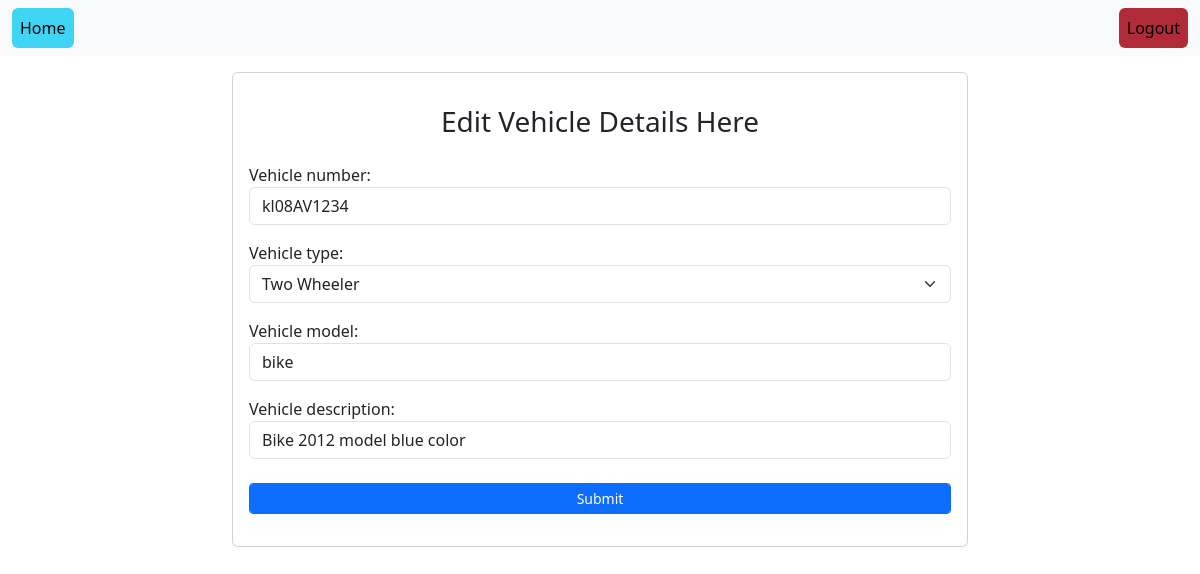
The app's page /vehicle/1/edit/ (signed in) with its own data.
### vehicle_managementweb/models.py (models this page shows)
class Vehicles(models.Model):
    alphanumeric=RegexValidator(r"^[0-9a-zA-Z_]*$",'Only use alphanumeric characters')
    types=[
        ("Two Wheeler","Two Wheeler"),
        ("Three Wheeler","Three Wheeler"),
        ("Four Wheeler","Four Wheeler")
    ]
    user=models.ForeignKey(User,on_delete=models.CASCADE,null=True)
    vehicle_number=models.CharField(max_length=100,validators=[alphanumeric])
    vehicle_type=models.CharField(max_length=100,choices=types,default="two wheeler")
    vehicle_model=models.CharField(max_length=100)
    vehicle_description=models.CharField(max_length=250)

### vehicle_managementweb/views.py (the view)
# urls.py: path("vehicle/<int:id>/edit/",views.Edit_vehicledetailsView.as_view(),name="edit-vehicle"),
@method_decorator(decs,name="dispatch")
class Edit_vehicledetailsView(UpdateView):
    model=Vehicles
    form_class=VehicleForm
    template_name="vehicledetails-edit.html"
    success_url=reverse_lazy("home")
    pk_url_kwarg="id"

### vehicle_managementweb/forms.py
class VehicleForm(forms.ModelForm):
    class Meta:
        model=Vehicles
        fields=["vehicle_number",'vehicle_type','vehicle_model',"vehicle_description"]
        widgets={
            "vehicle_number":forms.TextInput(attrs={"class":"form-control",'pattern':'[A-Za-z0-9]+','title':'Enter Alphanumeric Characters Only A-Z,a-z,0-9 ',"placeholder":"enter vehicle number"}),
            "vehicle_model":forms.TextInput(attrs={"class":"form-control","placeholder":"enter vehicle model"}),
            "vehicle_description":forms.TextInput(attrs={"class":"form-control","placeholder":"enter vehicle description"}),
            "vehicle_type":forms.Select(attrs={"class":"form-select form-control"})
        }

### vehicle_managementweb/views.py (called while the page is built)
def signin_required(fn):
    def wrapper(request,*args,**kwargs):
        if not request.user.is_authenticated:
            return redirect("signin")
        else:
            return fn(request,*args,**kwargs)
    return wrapper

def admin_or_superadmin_required(user):
    return user.is_authenticated and user.role in (1,2)

### vehicle_managementweb/templates/vehicledetails-edit.html (shortened to what this page needs)
{%extends 'base.html'%}
{%block body%}
    <div class="container mt-3">
        <div class="row">
            <div class="col-2"></div>
            <div class="col-8">
                <div class="card">
                    <div class="card-body">
                        <h3 style="text-decoration: none;" class="text-center mt-3 mb-4">Edit Vehicle Details Here</h3>
                        <form action="" method="POST">
                            {{form.as_p}}
                            <div class="text-center">
                                <input class="btn btn-primary btn-sm mt-2 mb-3 form-control" type="submit" value="Submit">
                            </div>
                        </form>
                    </div>
                </div>
            </div>
            <div class="col-2"></div>
        </div>
    </div>
{%endblock%}

### records on screen
Vehicles: vehicle_number "kl08AV1234", vehicle_type "Two Wheeler", vehicle_model "bike", vehicle_description "Bike 2012 model blue color"
